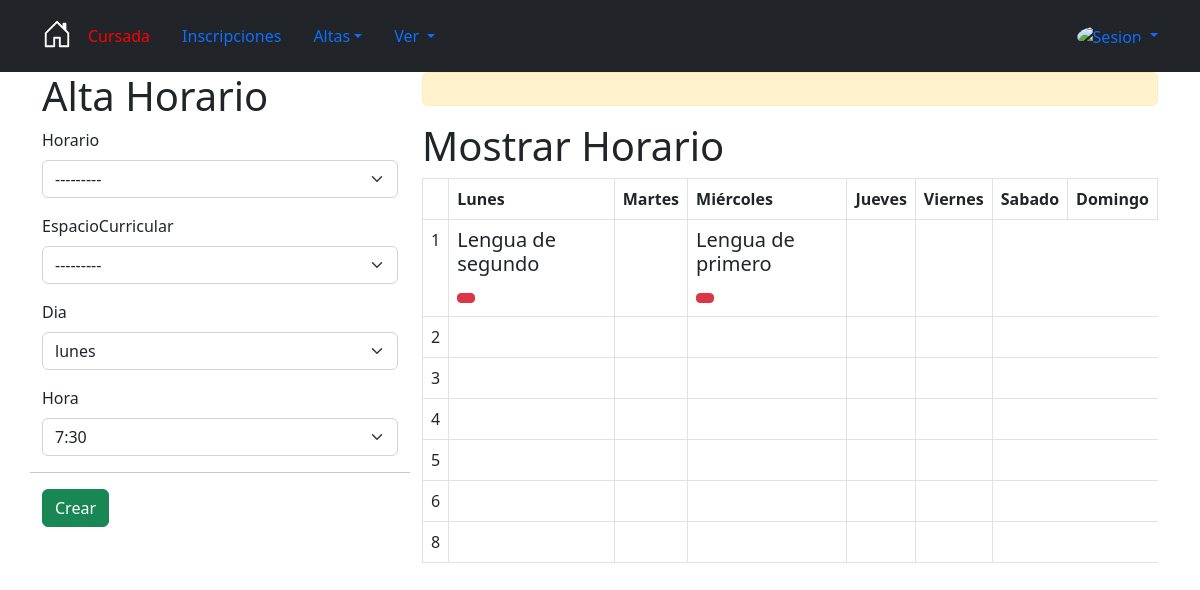
Screenshot of /Clases/crear_horario/72/ (signed in) with the database file from the repository.
### Core/models.py (models this page shows)
class Detalle_Horario(models.Model):
    horario= models.ForeignKey(Horario,on_delete = models.CASCADE)
    espacioCurricular = models.ForeignKey(EspacioCurricular, on_delete=models.CASCADE, related_name='horarios')
    dia= models.CharField(max_length=10)
    hora = models.CharField(max_length=10)
    def __str__(self):
        return "{0}".format(self.horario.division)

class EspacioCurricular(models.Model):
    class Meta:
        unique_together = [['anio', 'codigo']]
    anio = models.ForeignKey(AnioPlan, on_delete= models.CASCADE)
    codigo = models.CharField(max_length= 50,unique= True)
    cantidadModulos = models.PositiveIntegerField()
    nombre = models.CharField(max_length= 50)
    contenido = models.CharField(max_length=50)
    plan = models.ForeignKey(PlanDeEstudios, on_delete=models.CASCADE)
    '''estudiantes = models.ManyToManyField(Estudiante, through="Calificacion")
    '''
    def __str__(self):
        return "{0}, {1}".format(self.codigo, self.nombre)

### Clases/views.py (the view, shortened to what this page needs)
# urls.py: re_path(r'^crear_horario/(?P<idDivision>\d+)/$', views.crear_horario, name= 'crear_horario'),
@login_required
def crear_horario(request,idDivision):
    print("*******entre aca**** ",idDivision)
    horarios = Detalle_Horario.objects.filter(horario = Horario.objects.get(division_id=idDivision))
    print("Horarios",horarios)
    form = Detalle_HorarioForm(division = Division.objects.get(id=idDivision))
    dias = [str(tupla[0]) for tupla in Horario.CHOICES_DIA]
    modulos = [str(tupla[0]) for tupla in Horario.CHOICES_HORA]
    print(dias,modulos)
    return render(request, "Division/crearHorarioDivision.html", {"form": form,
                                                                  "horarios": horarios,
                                                                  "dias": dias,
                                                                  'modulos': modulos,
                                                                  'idDivision':idDivision})

### Clases/forms.py
class Detalle_HorarioForm(forms.ModelForm):
    class Meta:
        model= Detalle_Horario
        fields='__all__'
        widgets = {
            'horario': forms.Select(attrs={'class': 'input-group con-mv-4', 'id':'id_division','onchange':'cargarDatosHorario()'}),
            'hora': forms.Select(attrs={'class': 'input-group con-mv-4'}),
            'espacioCurricular': forms.Select(attrs={'class': 'input-group con-mv-4'}),
            'dia': forms.TextInput(attrs={'class': 'input-group mb-3'}),
        }
    def __init__(self, *args, **kwargs):
        division = kwargs.pop('division', None)
        super(Detalle_HorarioForm, self).__init__(*args, **kwargs)
        self.fields['dia'].widget = forms.Select(choices=Horario.CHOICES_DIA)
        self.fields['espacioCurricular'].queryset = EspacioCurricular.objects.filter(anio_id= division.anio_id)
        self.fields['horario'].queryset = Horario.objects.filter(division_id= division.id)
        self.fields['hora'].widget = forms.Select(choices=Horario.CHOICES_HORA)

### Core/models.py (called while the page is built)
    def __str__(self):
        return "{0},{1}".format(self.anio.codigo, self.codigo)

    def __str__(self):
        return "{0}, ".format(self.division)

### Clases/templates/Division/crearHorarioDivision.html (shortened to what this page needs)
{% extends 'base.html' %}
{% load bootstrap5 %}
{% block content %}
<head>
</head>
<body>
    <div class="container">
        <div class="row">
            <div class="col-sm-12 col-md-6 col-lg-4 col-xl-4">
                <h1>Alta Horario</h1>
                <form class="form" method="post">
                    <div class="row">
                        {% bootstrap_form form %}
                        <hr>
                        <div class="form-group">
                            <button type="submit" class="btn btn-success btn-black text-white form-label">
                                Crear
                            </button>
                        </div>
                    </div>
                </form>
            </div>
            <div class="col-sm-12 col-md-12 col-lg-8 col-xl-8">
                <div  class="alert alert-warning" role="alert" id="mensaje"></div>
                <h1>Mostrar Horario</h1>
                <table class="table table-bordered">
                    <thead>
                        <tr>
                            <th></th>
                            <th>Lunes</th>
                            <th>Martes</th>
                            <th>Miércoles</th>
                            <th>Jueves</th>
                            <th>Viernes</th>
                            <th>Sabado</th>
                            <th>Domingo</th>
                        </tr>
                    </thead>
                    <tbody>
                        {% for modulo in modulos %}
                            <tr>
                                <td>{{ modulo }}</td>
                                {% for dia in dias %}
                                    <td>
                                        {% for horario in horarios %}
                                            {% if horario.hora == modulo and horario.dia == dia %}
                                            <div id="datos">
                                                <h5>{{ horario.espacioCurricular.nombre }}</h5>
                                                <button class="btn btn-danger btn-sm" onclick="eliminarDetalleHorario({{horario.id}})">
                                                </button>
                                            </div>
                                            {% endif %}
                                        {% endfor %}
                                    </td>
                                {% endfor %}
                            </tr>
                        {% endfor %}
                    </tbody>
                </table>
            </div>
        </div>
    </div>
</body>
{% endblock %}

### rows the page displays
Detalle_Horario: espacioCurricular.nombre "Lengua de segundo"
Detalle_Horario: espacioCurricular.nombre "Lengua de primero"

### other values shown
{{ modulo }} "1" "2" "3" "4" "5" "6" "8"
